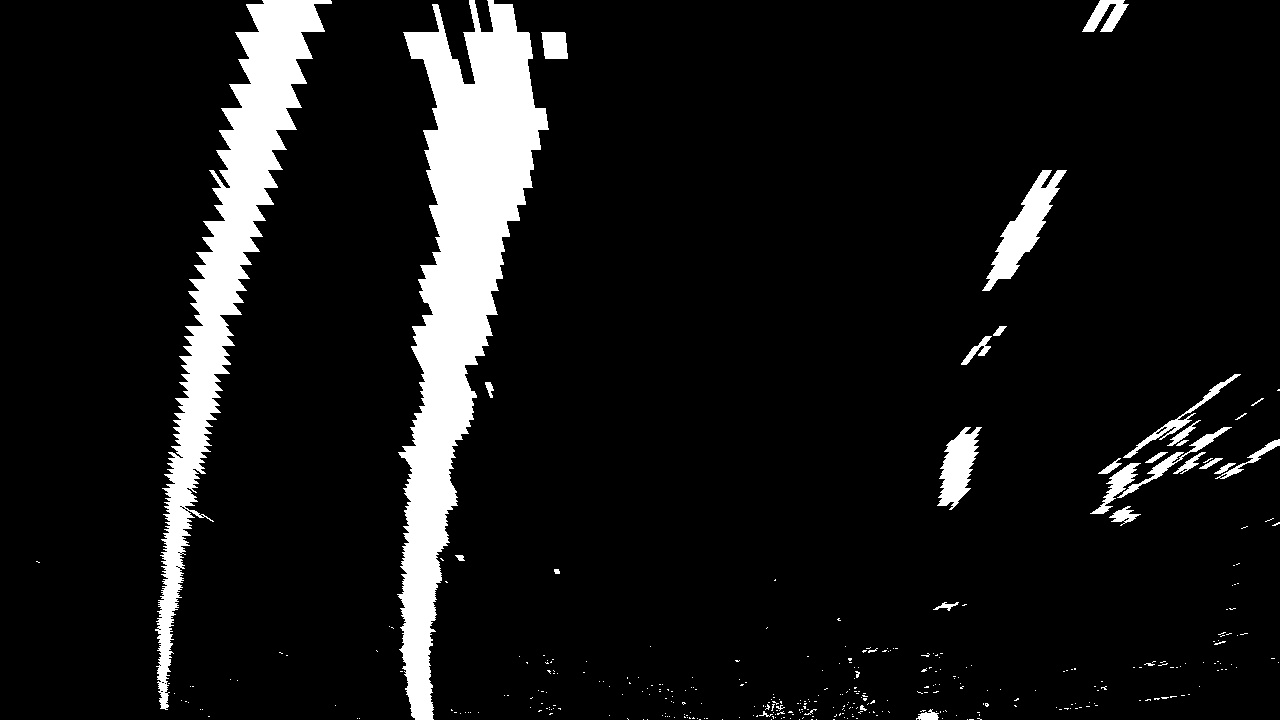
#> input picture test_images/tracked0.jpg, 1280 x 720 px, found by its file name
$ jupyter execute --allow-errors test.ipynb   (shell and % lines are left out)   (older library calls are emulated)
#> lines starting #> are read from the running program, lines starting #| are printed output that depends on the picture; long printed decimals are rounded
[cell 1]
import numpy as np
import cv2
import matplotlib.pyplot as plt
import matplotlib.image as mpimg
import pickle
import glob

left_video = []
right_video = []
i_video = -1

print(len(left_video))
# [9 lines of commented-out code are left out]

[cell 2]
dist_pickle = pickle.load(open('camera_cal/calibration_pickle.p','rb'))
#> (reads camera_cal/calibration_pickle.p from the repository)
mtx = dist_pickle['mtx']
dist = dist_pickle['dist']


# [39 lines left out: functions abs_sobel_thresh, color_thresh, weighted_img, not called in this run]

[cell 3]
img = cv2.imread('test_images/test1.jpg')
#> (the rest of this cell did not finish here and is left out)

[cell 4]
binary_warped = mpimg.imread('test_images/tracked0.jpg')/255
#> binary_warped: shape (720, 1280) float64; min 0, max 1, mean 0.0904

# Define conversions in x and y from pixels space to meters
ym_per_pix = 30/720 # meters per pixel in y dimension
xm_per_pix = 3.7/700 # meters per pixel in x dimension

left_video = []
right_video = []
i_video = -1

def find_lane_pixels(binary_warped):
    global left_video
    global right_video
    global i_video

    if len(left_video)==0 and len(right_video)==0:
        # Take a histogram of the bottom half of the image
        histogram = np.sum(binary_warped[binary_warped.shape[0]//2:,:], axis=0)
#> histogram = 1280 values, max 359.8 at index 426, min 0 at index 0, mean 22.91
        # Create an output image to draw on and visualize the result
        out_img = np.dstack((binary_warped, binary_warped, binary_warped))
        # Find the peak of the left and right halves of the histogram
        # These will be the starting point for the left and right lines
        midpoint = np.int(histogram.shape[0]//2)
#> midpoint = 640
        leftx_base = np.argmax(histogram[:midpoint])
#> leftx_base = 426
        rightx_base = np.argmax(histogram[midpoint:]) + midpoint
#> rightx_base = 964

        nwindows = 9
        margin = 100
        minpix = 50  # Set minimum number of pixels found to recenter window

        # Set height of windows - based on nwindows above and image shape
        window_height = np.int(binary_warped.shape[0]//nwindows)
#> window_height = 80
        # Identify the x and y positions of all nonzero pixels in the image
        nonzero = binary_warped.nonzero()
#> nonzero = 101209 positions, rows 0 to 719, columns 32 to 1279
        nonzeroy = np.array(nonzero[0])
        nonzerox = np.array(nonzero[1])
        # Current positions to be updated later for each window in nwindows
        leftx_current = leftx_base
#> leftx_current = 426
        rightx_current = rightx_base
#> rightx_current = 964

        # Create empty lists to receive left and right lane pixel indices
        left_lane_inds = []
        right_lane_inds = []

        # Step through the windows one by one
        for window in range(nwindows):
            # Identify window boundaries in x and y (and right and left)
            win_y_low = binary_warped.shape[0] - (window+1)*window_height
            win_y_high = binary_warped.shape[0] - window*window_height
            win_xleft_low = leftx_current - margin
            win_xleft_high = leftx_current + margin
            win_xright_low = rightx_current - margin
            win_xright_high = rightx_current + margin
            # Identify the nonzero pixels in x and y within the window #
            good_left_inds = ((nonzeroy >= win_y_low) & (nonzeroy < win_y_high) &
            (nonzerox >= win_xleft_low) &  (nonzerox < win_xleft_high)).nonzero()[0]
            good_right_inds = ((nonzeroy >= win_y_low) & (nonzeroy < win_y_high) &
            (nonzerox >= win_xright_low) &  (nonzerox < win_xright_high)).nonzero()[0]
            # Append these indices to the lists
            left_lane_inds.append(good_left_inds)
            right_lane_inds.append(good_right_inds)

            # If you found > minpix pixels, recenter next window on their mean position
            if len(good_left_inds) > minpix:
                leftx_current = np.int(np.mean(nonzerox[good_left_inds]))
            if len(good_right_inds) > minpix:
                rightx_current = np.int(np.mean(nonzerox[good_right_inds]))
#> this loop made 9 passes
#> (win_xleft_low, win_xleft_high, win_xright_low, win_xright_high, leftx_current, rightx_current) on passes 1, 2, 3, 4, 5, 6, 7, 9: (326, 526, 864, 1064, 421, 937), (321, 521, 837, 1037, 419, 933), (319, 519, 833, 1033, 428, 952), (328, 528, 852, 1052, 436, 960), (336, 536, 860, 1060, 449, 982), (349, 549, 882, 1082, 462, 1006), (362, 562, 906, 1106, 476, 1034), (384, 584, 934, 1134, 483, 1105)
#> (win_xleft_low, win_xleft_high, win_xright_low, win_xright_high, leftx_current) on pass 8: (376, 576, 934, 1134, 484)
#> after the loop, left_lane_inds = 9 items; right_lane_inds = 9 items
    else:
        margin = 30
        out_img = np.dstack((binary_warped, binary_warped, binary_warped))
        # Grab activated pixels
        nonzero = binary_warped.nonzero()
        nonzeroy = np.array(nonzero[0])
        nonzerox = np.array(nonzero[1])

        ### TO-DO: Set the area of search based on activated x-values ###
        ### within the +/- margin of our polynomial function ###
        ### Hint: consider the window areas for the similarly named variables ###
        ### in the previous quiz, but change the windows to our new search area ###
        left_lane_inds = ((nonzerox > (left_video[i_video][0]*(nonzeroy**2) + left_video[i_video][1]*nonzeroy +
                        left_video[i_video][2] - margin)) & (nonzerox < (left_video[i_video][0]*(nonzeroy**2) +
                        left_video[i_video][1]*nonzeroy + left_video[i_video][2] + margin)))
        right_lane_inds = ((nonzerox > (right_video[i_video][0]*(nonzeroy**2) + right_video[i_video][1]*nonzeroy +
                        right_video[i_video][2] - margin)) & (nonzerox < (right_video[i_video][0]*(nonzeroy**2) +
                        right_video[i_video][1]*nonzeroy + right_video[i_video][2] + margin)))
        print(len(left_lane_inds))
        print(len(right_lane_inds))

        if len(left_lane_inds)<47000 or len(right_lane_inds)<47000:
             # Take a histogram of the bottom half of the image
            histogram = np.sum(binary_warped[binary_warped.shape[0]//2:,:], axis=0)
            # Create an output image to draw on and visualize the result
            #out_img = np.dstack((binary_warped, binary_warped, binary_warped))
            # Find the peak of the left and right halves of the histogram
            # These will be the starting point for the left and right lines
            midpoint = np.int(histogram.shape[0]//2)
            leftx_base = np.argmax(histogram[:midpoint])
            rightx_base = np.argmax(histogram[midpoint:]) + midpoint

            nwindows = 9
            margin = 100
            minpix = 50  # Set minimum number of pixels found to recenter window

            # Set height of windows - based on nwindows above and image shape
            window_height = np.int(binary_warped.shape[0]//nwindows)
            # Identify the x and y positions of all nonzero pixels in the image
            nonzero = binary_warped.nonzero()
            nonzeroy = np.array(nonzero[0])
            nonzerox = np.array(nonzero[1])
            # Current positions to be updated later for each window in nwindows
            leftx_current = leftx_base
            rightx_current = rightx_base

            # Create empty lists to receive left and right lane pixel indices
            left_lane_inds = []
            right_lane_inds = []

            # Step through the windows one by one
            for window in range(nwindows):
                # Identify window boundaries in x and y (and right and left)
                win_y_low = binary_warped.shape[0] - (window+1)*window_height
                win_y_high = binary_warped.shape[0] - window*window_height
                win_xleft_low = leftx_current - margin
                win_xleft_high = leftx_current + margin
                win_xright_low = rightx_current - margin
                win_xright_high = rightx_current + margin
                # Identify the nonzero pixels in x and y within the window #
                good_left_inds = ((nonzeroy >= win_y_low) & (nonzeroy < win_y_high) &
                (nonzerox >= win_xleft_low) &  (nonzerox < win_xleft_high)).nonzero()[0]
                good_right_inds = ((nonzeroy >= win_y_low) & (nonzeroy < win_y_high) &
                (nonzerox >= win_xright_low) &  (nonzerox < win_xright_high)).nonzero()[0]
                # Append these indices to the lists
                left_lane_inds.append(good_left_inds)
                right_lane_inds.append(good_right_inds)

                # If you found > minpix pixels, recenter next window on their mean position
                if len(good_left_inds) > minpix:
                    leftx_current = np.int(np.mean(nonzerox[good_left_inds]))
                if len(good_right_inds) > minpix:
                    rightx_current = np.int(np.mean(nonzerox[good_right_inds]))


    # Concatenate the arrays of indices (previously was a list of lists of pixels)
    try:
        left_lane_inds = np.concatenate(left_lane_inds)
        right_lane_inds = np.concatenate(right_lane_inds)
#> right_lane_inds = 9862 values, max 101208 at index 1835, min 103 at index 8852, mean 57455.9
    except ValueError:
        # Avoids an error if the above is not implemented fully
        pass

    # Extract left and right line pixel positions
    leftx = nonzerox[left_lane_inds]
    lefty = nonzeroy[left_lane_inds]
    rightx = nonzerox[right_lane_inds]
#> rightx = 9862 values, max 1133 at index 8973, min 837 at index 2085, mean 995
    righty = nonzeroy[right_lane_inds]
#> righty = 9862 values, max 719 at index 1788, min 0 at index 8852, mean 368.1

    return leftx, lefty, rightx, righty, out_img


def fit_polynomial(binary_warped):
    #margin = 100
    # Find our lane pixels first
    leftx, lefty, rightx, righty, out_img = find_lane_pixels(binary_warped)

    # Fit a second order polynomial to each using `np.polyfit`
    left_fit = np.polyfit(lefty, leftx, 2)
#> left_fit = [-1.72e-06, -0.12, 495.1]
    right_fit = np.polyfit(righty, rightx, 2)
#> right_fit = [0.000351, -0.506, 1118.2]

    global left_video
    global right_video
    global i_video
    left_video.append(left_fit)
    right_video.append(right_fit)
    i_video = i_video + 1  #CK


    # Generate x and y values for plotting
    ploty = np.linspace(0, binary_warped.shape[0]-1, binary_warped.shape[0] )
#> ploty = 720 values from 0 to 719

    left_fit_cr = np.polyfit(lefty*ym_per_pix, leftx*xm_per_pix, 2)
#> left_fit_cr = [-5.23e-06, -0.0153, 2.62]
    right_fit_cr = np.polyfit(righty*ym_per_pix, rightx*xm_per_pix, 2)
#> right_fit_cr = [0.00107, -0.0642, 5.91]

     # Define y-value where we want radius of curvature
    # We'll choose the maximum y-value, corresponding to the bottom of the image
    y_eval = np.max(ploty)
#> y_eval = 719

    # Calculation of R_curve (radius of curvature)
    left_curverad = ((1 + (2*left_fit_cr[0]*y_eval*ym_per_pix + left_fit_cr[1])**2)**1.5) / np.absolute(2*left_fit_cr[0])
#> left_curverad = 95604.4
    right_curverad = ((1 + (2*right_fit_cr[0]*y_eval*ym_per_pix + right_fit_cr[1])**2)**1.5) / np.absolute(2*right_fit_cr[0])
#> right_curverad = 467.9
    print(left_curverad, 'm', right_curverad, 'm')
#| 95604.367 m 467.873 m
    curverad = min(left_curverad, right_curverad)
#> curverad = 467.9

    try:
        left_fitx = left_fit[0]*ploty**2 + left_fit[1]*ploty + left_fit[2]
#> left_fitx = 720 values, max 495.1 at index 0, min 407.7 at index 719, mean 451.5
        right_fitx = right_fit[0]*ploty**2 + right_fit[1]*ploty + right_fit[2]
#> right_fitx = 720 values, max 1118.2 at index 0, min 935.7 at index 719, mean 996.8
    except TypeError:
        # Avoids an error if `left` and `right_fit` are still none or incorrect
        print('The function failed to fit a line!')
        left_fitx = 1*ploty**2 + 1*ploty
        right_fitx = 1*ploty**2 + 1*ploty

    camera_center = (left_fitx[-1] + right_fitx[-1])/2
#> camera_center = 671.7
    center_diff = (camera_center - binary_warped.shape[1]/2)*xm_per_pix
#> center_diff = 0.168
    side_pos = 'left'
    if center_diff <= 0:
        side_pos = 'right'

    ## Visualization ##
    # Colors in the left and right lane regions
    out_img[lefty, leftx] = [255, 0, 0]
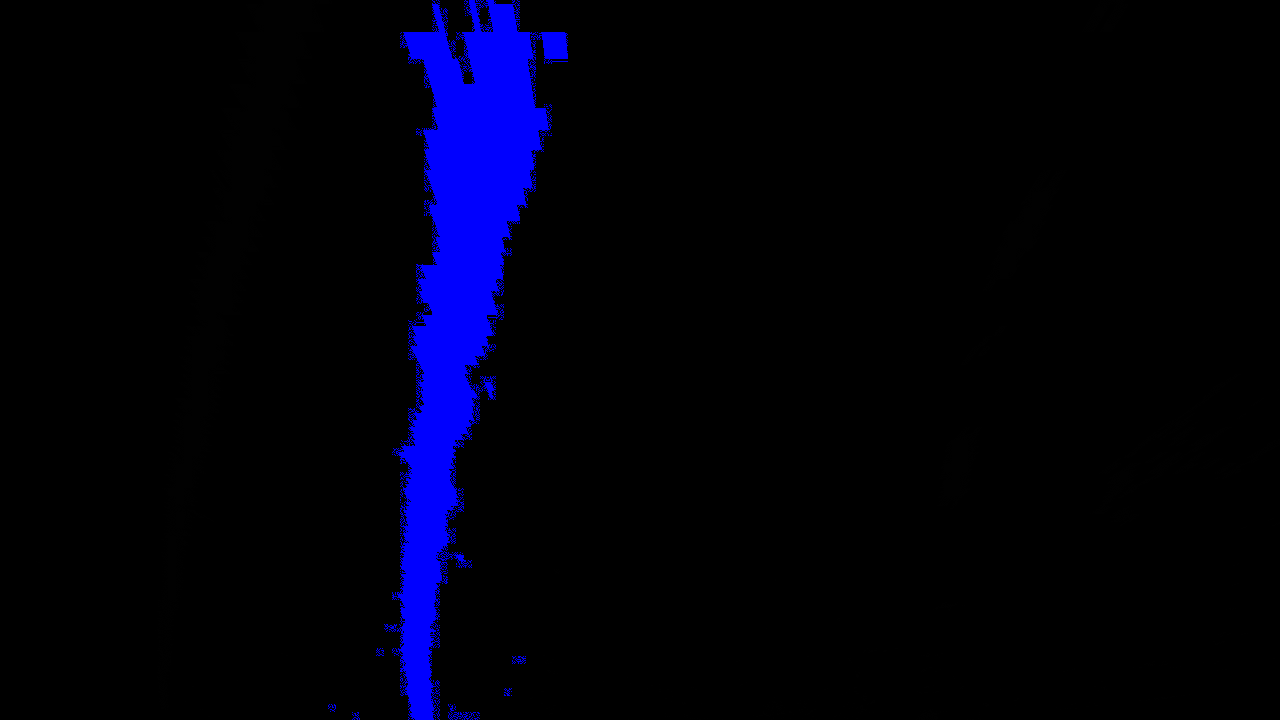
#> out_img: shape (720, 1280, 3) float64; mean of channels 0, 1, 2 13.5, 0, 0; drawn as B, G, R
    out_img[righty, rightx] = [0, 0, 255]

    window_img = np.zeros_like(out_img)
    left_boundary = np.array([np.transpose(np.vstack([left_fitx, ploty]))])
#> left_boundary = 720 pairs, first value 407.7 to 495.1, second value 0 to 719
    right_boundary = np.array([np.flipud(np.transpose(np.vstack([right_fitx,
                              ploty])))])
#> right_boundary = 720 pairs, first value 935.7 to 1118.2, second value 0 to 719
    boundary = np.hstack((left_boundary, right_boundary))
#> boundary = 1440 pairs, first value 407.7 to 1118.2, second value 0 to 719
    cv2.fillPoly(window_img, np.int_([boundary]), (0,255, 0))
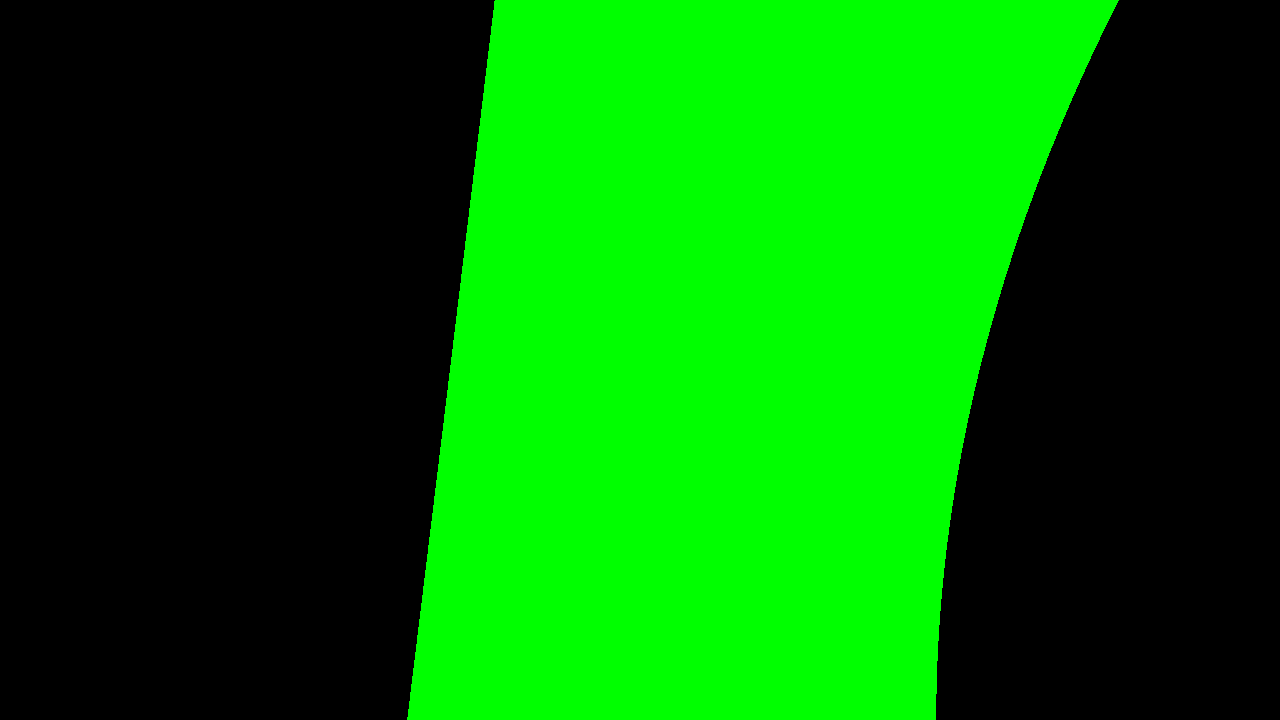
#> window_img: shape (720, 1280, 3) float64; mean of channels 0, 1, 2 0, 108.8, 0; drawn as B, G, R
    out_img = cv2.addWeighted(out_img, 1, window_img, 0.3, 0)
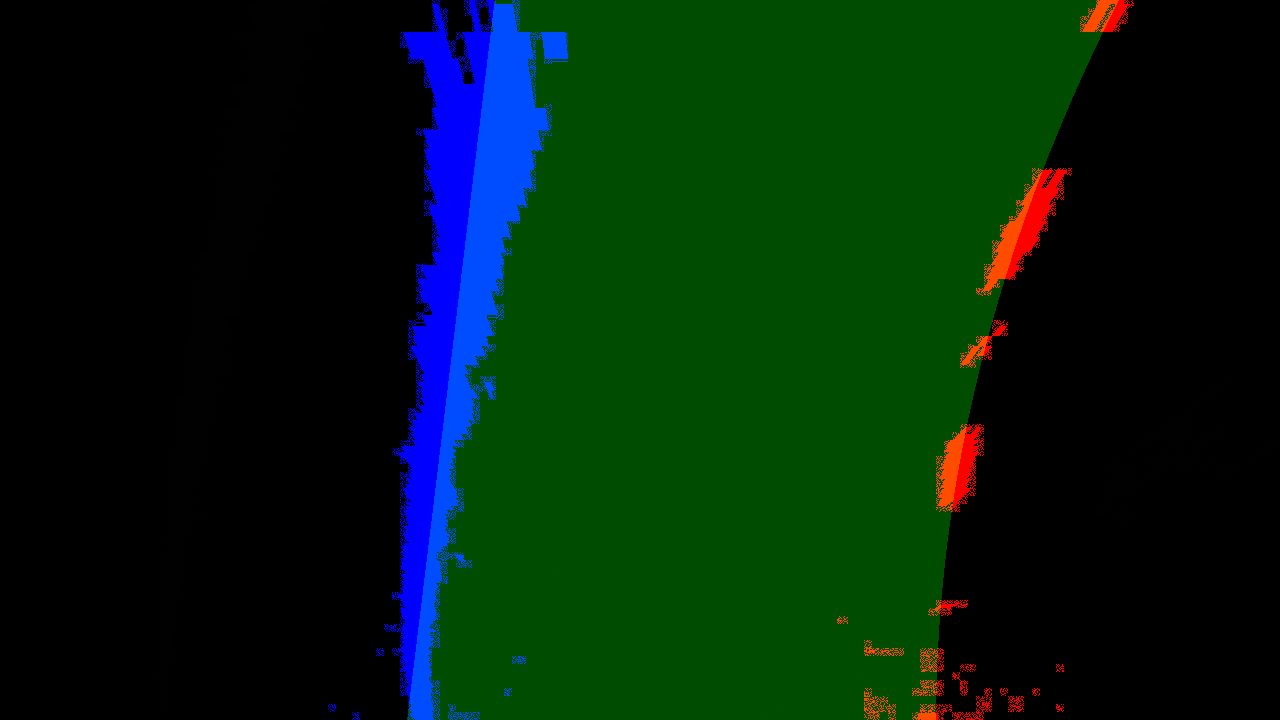
#> out_img: shape (720, 1280, 3) float64; mean of channels 0, 1, 2 13.5, 32.7, 2.8; drawn as B, G, R

    # Plots the left and right polynomials on the lane lines
    plt.plot(left_fitx, ploty, color='yellow')
    plt.plot(right_fitx, ploty, color='yellow')

    return out_img, curverad, center_diff, side_pos


out_img, curverad, center_diff, side_pos = fit_polynomial(binary_warped)
#> curverad = 467.9; center_diff = 0.168; side_pos = 'left'

plt.imshow(out_img)
#plt.imshow(out_img.astype('uint8'))
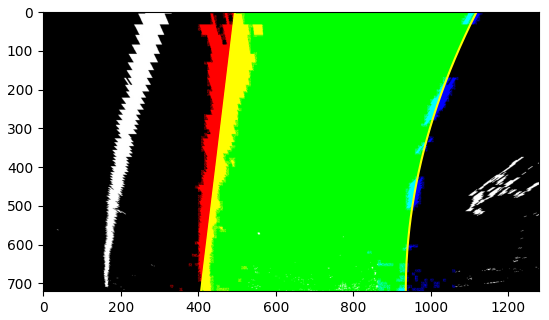
#> figure drawn by matplotlib, 1 panel

[cell 5]
print(i_video)
print(right_video)
#| [array([ 3.51007086e-04, -5.06173683e-01,  1.11820833e+03])]

#> (a cell that did not finish here is left out)

[cell 7]
# Import everything needed to edit/save/watch video clips
from moviepy.editor import VideoFileClip
from IPython.display import HTML

# [24 lines left out: function process_image, not called in this run]

[cell 8]
left_video = []
#> left_video = []
right_video = []
i_video = -1

white_output = 'output_images/project_video_output2.mp4'
## To speed up the testing process you may want to try your pipeline on a shorter subclip of the video
## To do so add .subclip(start_second,end_second) to the end of the line below
## Where start_second and end_second are integer values representing the start and end of the subclip
## You may also uncomment the following line for a subclip of the first 5 seconds
##clip1 = VideoFileClip("test_videos/solidWhiteRight.mp4").subclip(0,5)
#> (the rest of this cell did not finish here and is left out)
